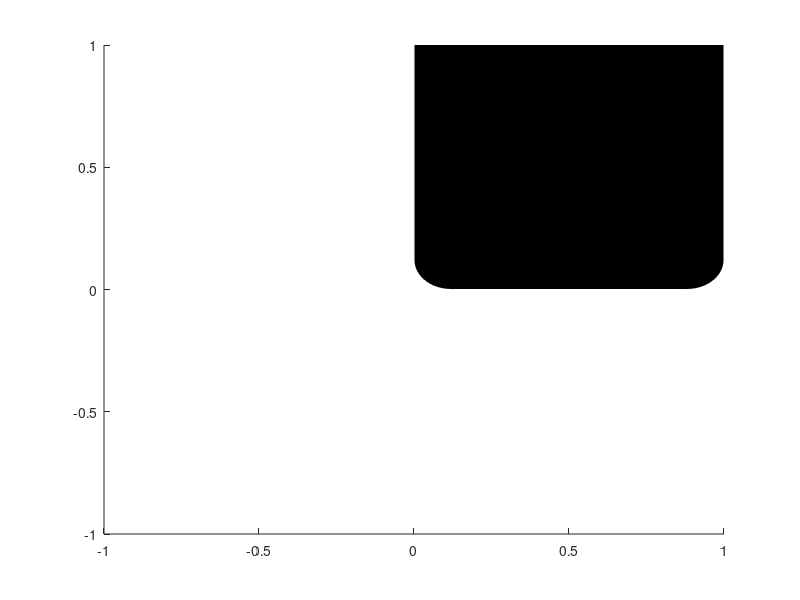

Here is the MATLAB script that generated this plot: (Note: this script raises an error after producing the figure.)
function varargout = trafficLight(varargin)
state = [1, 0, 0];

switch nargin
    case 0
        pos = [0, 0];
        size = 1;
        delay = 1;
    case 1
        pos = varargin{1};
        size = 1;
        delay = 1;
    case 2
        pos = varargin{1};
        size = varargin{2};
        delay = 1;
    otherwise
        pos = varargin{1};
        size = varargin{2};
        delay = varargin{3};
end

g = hggroup();

rectangle(...
    'Position', [pos, size, 3*size],...
    'FaceColor', [0, 0, 0],...
    'EdgeColor', [1, 1, 1],...
    'Curvature', 0.08*[3, 1],...
    'HitTest', 'off',...
    'Parent', g)

% red light
rectangle(...
    'Position', [pos+size.*[0.1, 2.1], 0.8*size, 0.8*size],...
    'Curvature', [1, 1],...
    'FaceColor', state(1)*[1, 0, 0],...
    'HitTest', 'off',...
    'Parent', g)

% yellow light
rectangle(...
    'Position', [pos+size.*[0.1, 1.1], 0.8*size, 0.8*size],...
    'Curvature', [1, 1],...
    'FaceColor', state(2)*[1, 0.6, 0],...
    'HitTest', 'off',...
    'Parent', g)

% green light
rectangle(...
    'Position', [pos+size*0.1, 0.8*size, 0.8*size],...
    'Curvature', [1, 1],...
    'FaceColor', state(3)*[0, 0.6, 0],...
    'HitTest', 'off',...
    'Parent', g)

if nargout == 1
    varargout{1} = g;
end

t = timer(...
    'TimerFcn', {@(~, ~, light) nextState(light), g},...
    'StartFcn', {@(~, ~, light) nextState(light), g},...
    'StartDelay', delay);

set(g,...
    'UserData', state,...
    'ButtonDownFcn', {@changeState, t});

end
